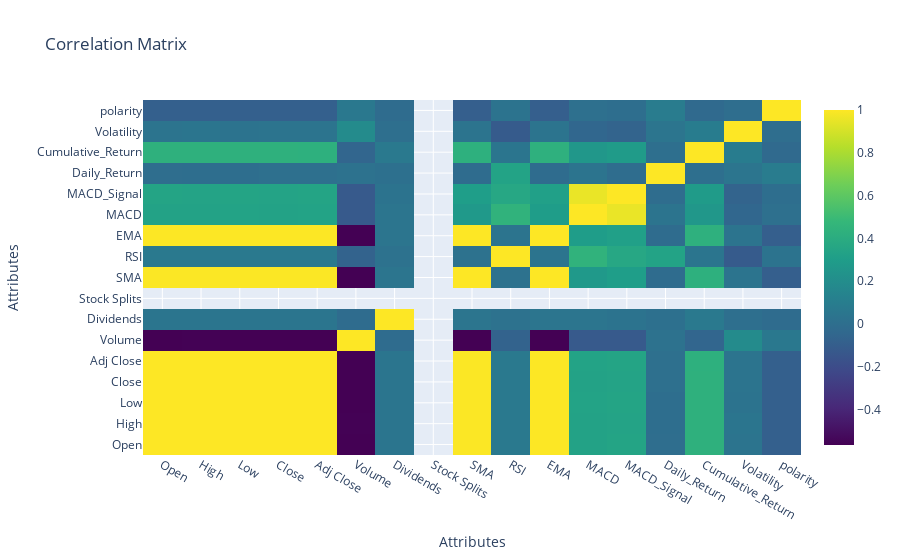

The code cell stored with this chart in its notebook:
### Code cell
result.plot_correlation_matrix()

### Figure 1 — Plotly figure (JSON) as saved in the notebook; plotly's stock layout.template omitted (floating-point values rounded to 4 significant figures; data arrays with more than 128 entries replaced by an {"elided": "..."} marker saying what was removed)
{"data": [{"colorscale": [[0, "#440154"], [0.1111, "#482878"], [0.2222, "#3e4989"], [0.3333, "#31688e"], [0.4444, "#26828e"], [0.5556, "#1f9e89"], [0.6667, "#35b779"], [0.7778, "#6ece58"], [0.8889, "#b5de2b"], [1, "#fde725"]], "type": "heatmap", "x": ["Open", "High", "Low", "Close", "Adj Close", "Volume", "Dividends", "Stock Splits", "SMA", "RSI", "EMA", "MACD", "MACD_Signal", "Daily_Return", "Cumulative_Return", "Volatility", "polarity"], "y": ["Open", "High", "Low", "Close", "Adj Close", "Volume", "Dividends", "Stock Splits", "SMA", "RSI", "EMA", "MACD", "MACD_Signal", "Daily_Return", "Cumulative_Return", "Volatility", "polarity"], "z": {"elided": "17x17 float values"}}], "layout": {"title": {"text": "Correlation Matrix"}, "xaxis": {"title": {"text": "Attributes"}}, "yaxis": {"title": {"text": "Attributes"}}}}
